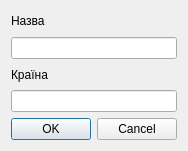
<?xml version="1.0" encoding="UTF-8"?>
<ui version="4.0">
 <class>Dialog</class>
 <widget class="QDialog" name="Dialog">
  <property name="geometry">
   <rect>
    <x>0</x>
    <y>0</y>
    <width>184</width>
    <height>151</height>
   </rect>
  </property>
  <property name="windowTitle">
   <string>Dialog</string>
  </property>
  <layout class="QVBoxLayout" name="verticalLayout">
   <item>
    <widget class="QLabel" name="label">
     <property name="text">
      <string>Назва</string>
     </property>
    </widget>
   </item>
   <item>
    <widget class="QLineEdit" name="name"/>
   </item>
   <item>
    <widget class="QLabel" name="label_2">
     <property name="text">
      <string>Країна</string>
     </property>
    </widget>
   </item>
   <item>
    <widget class="QLineEdit" name="country"/>
   </item>
   <item>
    <widget class="QDialogButtonBox" name="buttonBox">
     <property name="orientation">
      <enum>Qt::Horizontal</enum>
     </property>
     <property name="standardButtons">
      <set>QDialogButtonBox::Cancel|QDialogButtonBox::Ok</set>
     </property>
    </widget>
   </item>
  </layout>
 </widget>
 <resources/>
 <connections>
  <connection>
   <sender>buttonBox</sender>
   <signal>accepted()</signal>
   <receiver>Dialog</receiver>
   <slot>accept()</slot>
   <hints>
    <hint type="sourcelabel">
     <x>248</x>
     <y>254</y>
    </hint>
    <hint type="destinationlabel">
     <x>157</x>
     <y>274</y>
    </hint>
   </hints>
  </connection>
  <connection>
   <sender>buttonBox</sender>
   <signal>rejected()</signal>
   <receiver>Dialog</receiver>
   <slot>reject()</slot>
   <hints>
    <hint type="sourcelabel">
     <x>316</x>
     <y>260</y>
    </hint>
    <hint type="destinationlabel">
     <x>286</x>
     <y>274</y>
    </hint>
   </hints>
  </connection>
 </connections>
</ui>
